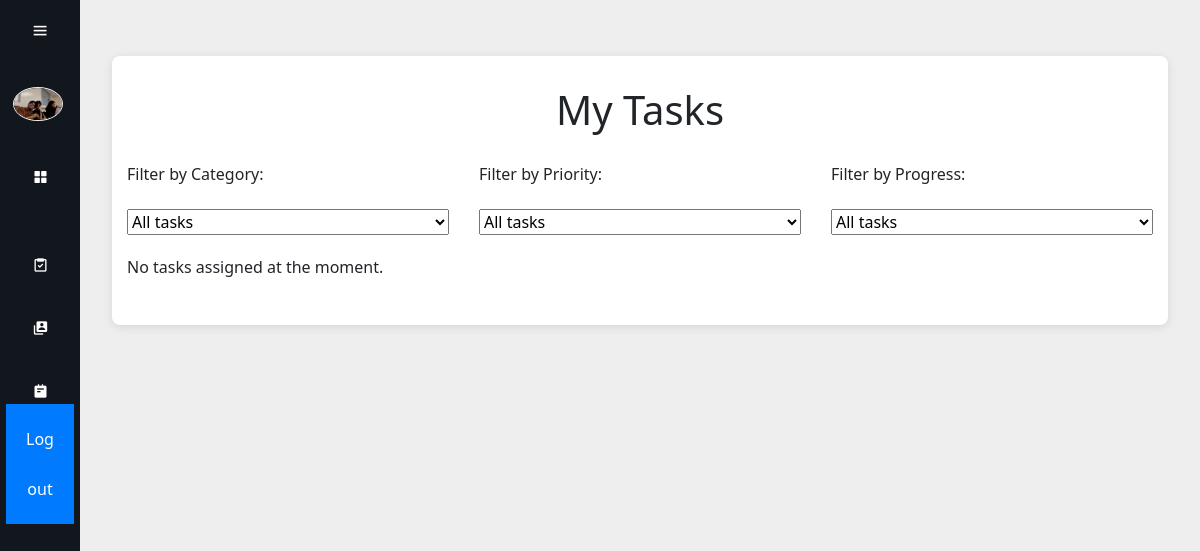
The page /mis-tareas/ (signed in) on the database as committed earlier.
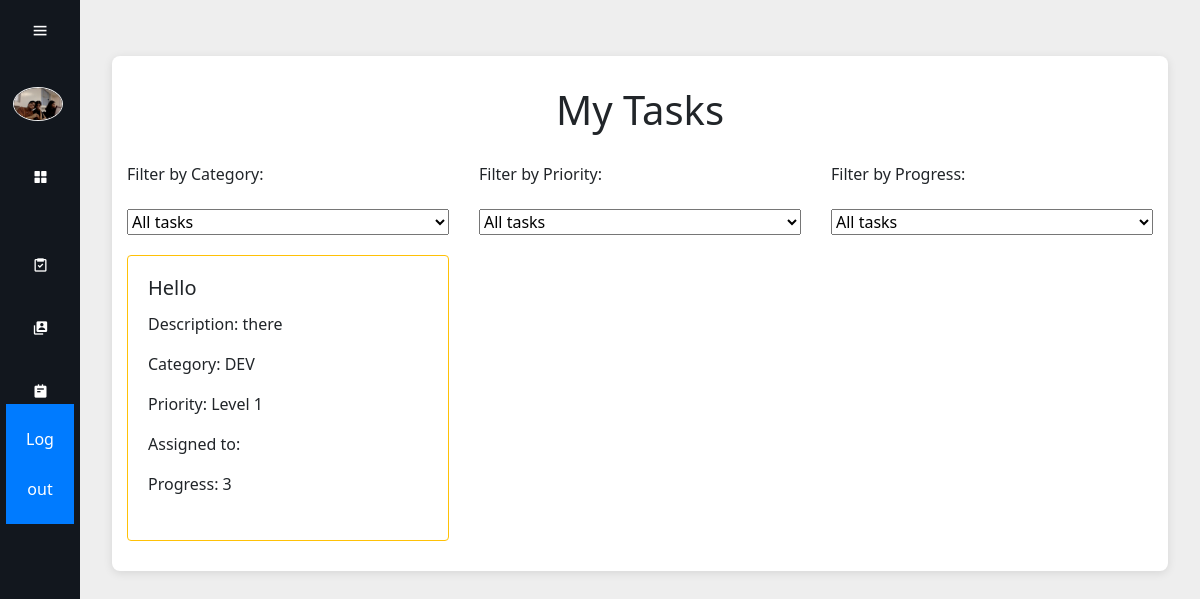
The same page on the database as committed later.
### tasks/models.py (models this page shows, shortened)
class Tasks(models.Model):
    class Urgency (models.IntegerChoices):
        LV1 = 1, "Level 1"
        LV2 = 2, "Level 2"
        LV3 = 3, "Level 3"
        LV4 = 4, "Level 4"
        LV5 = 5, "Level 5"
    class Completion (models.IntegerChoices):
        Completed = 1, "Completed"
        Incomplete = 2, "Incomplete"
        NotStarted = 3, "Not started"
    Categories = {
        ("TECH", "Technological"),
        ("ADMIN", "Administrative"),
        ("DEV", "Development"),
        ("TEAM", "WorkMate Internal"),
        ("OTHER", "Other")
    }
    title = models.TextField(max_length = 300, blank=False)
    description = models.TextField(max_length = 600, blank=False)
    datelimit = models.DateTimeField()
    category = models.CharField(max_length = 20,choices=Categories)
    priority = models.IntegerField(default=Urgency.LV1, choices=Urgency, blank=False)
    notes = models.TextField(max_length = 300, blank=True)
    user = models.ForeignKey(workmateUser, on_delete=models.CASCADE)
    progress = models.IntegerField(default=Completion.NotStarted, choices=Completion, blank=False)

### base/views.py (the view)
# urls.py: path("mis-tareas/", views.mis_tareas, name="mis-tareas"),
@login_required
def mis_tareas(request):
    filter_category = request.GET.get('category', '')
    filter_priority = request.GET.get('priority', '')
    filter_progress = request.GET.get('progress', '')
    categories = [choice[0] for choice in Tasks.Categories]
    priorities = Tasks.Urgency.choices
    progressing = Tasks.Completion.choices
    mytasks = Tasks.objects.filter(user=request.user)
    if filter_category and filter_category != '':
        mytasks = mytasks.filter(category=filter_category)
    if filter_priority and filter_priority != '':
        mytasks = mytasks.filter(priority=filter_priority)
    if filter_progress and filter_progress != '':
        mytasks = mytasks.filter(progress=filter_progress)
    return render(request, "mis-tareas.html", {
        'mytasks': mytasks,
        'categories': categories,
        'priorities': priorities,
        'progressing': progressing,
        'filter_category': filter_category,
        'filter_priority': filter_priority,
        'filter_progress': filter_progress
    })

### base/templates/mis-tareas.html (shortened to what this page needs)
{% load static %}
<html lang="en">
<head>
  <link rel="stylesheet" href="{% static 'css/dashboard.css' %}">
  <link href="https://unpkg.com/boxicons@2.1.4/css/boxicons.min.css" rel="stylesheet">
  <link href="https://stackpath.bootstrapcdn.com/bootstrap/4.5.2/css/bootstrap.min.css" rel="stylesheet">
</head>
<body>
  <div class="sidebar">
    <div class="top">
      <i class="bx bx-menu" id="btn"></i>
    </div>
    <div class="user">
      <img src="{% static "user-img.jpg" %}" alt="me" class="user-img">
      <div>
      </div>
    </div>
    <ul>
      <li>
        <a href="/">
          <i class="bx bxs-grid-alt"></i>
        </a>
      </li>
      {% if perms.tasks.view_task %}
      <li>
        <a href="/gestion-tareas/">
          <i class="bx bx-task"></i>
        </a>
      </li>
      {% endif %}
      {% if perms.user.edit_user %}
      <li>
        <a href="/gestion-usuarios/">
          <i class="bx bxs-user-account"></i>
        </a>
      </li>
      {% endif %}
      <li>
        <a href="/mis-tareas/">
          <i class="bx bxs-notepad"></i>
        </a>
      </li>
      <li>
        <form method="POST" action="{% url 'base:logout' %}" class="logout-form">
          <button type="submit" aria-label="Logout">Log out</button>
        </form>
      </li>
    </ul>
  </div>
  <div class="main-content">
    <div class="container mt-4">
        <h1>My Tasks</h1>
        <div class="row">
          <form method="get" class="col-md-4">
            <label for="category" class="form-label">Filter by Category:</label>
            <select id="category" name="category" class="form-select" onchange="this.form.submit()">
                <option value="" {% if not filter_category %}selected{% endif %}>All tasks</option>
            </select>
          </form>
          <form method="get" class="col-md-4">
              <label for="priority" class="form-label">Filter by Priority:</label>
              <select id="priority" name="priority" class="form-select" onchange="this.form.submit()">
                  <option value="" {% if not filter_priority %}selected{% endif %}>All tasks</option>
              </select>
          </form>
           <form method="get" class="col-md-4">
              <label for="progress" class="form-label">Filter by Progress:</label>
              <select id="progress" name="progress" class="form-select" onchange="this.form.submit()">
                  <option value="" {% if not filter_progress %}selected{% endif %}>All tasks</option>
              </select>
          </form>
        </div>
        <div class="row">
            {% for mytask in mytasks %}
                <div class="col-md-4 mb-4">
                    <div class="card border-warning h-100">
                        <div class="card-body">
                            <h5 class="card-title">{{ mytask.title }}</h5>
                            <p class="card-text">Description: {{ mytask.description }}</p>
                            <p class="card-text">Category: {{ mytask.category }}</p>
                            <p class="card-text">Priority: Level {{ mytask.priority }}</p>
                            <p class="card-text">Assigned to: {{ mytask.user.first_name }} {{ mytask.user.last_name }}</p>
                            <p class="card-text">Progress: {{ mytask.progress }}</p>
                        </div>
                    </div>
                </div>
            {% empty %}
                <div class="col-12">
                    <p>No tasks assigned at the moment.</p>
                </div>
            {% endfor %}
        </div>
    </div>
</div>
</body>
</html>

Rows that differ between the two databases and show on the page:
now on this page (row edited): Tasks: title "Hello", description "there", category "DEV", priority "1", progress "3"
Other text that changed with them:
text no longer shown: "No tasks assigned at the moment."
